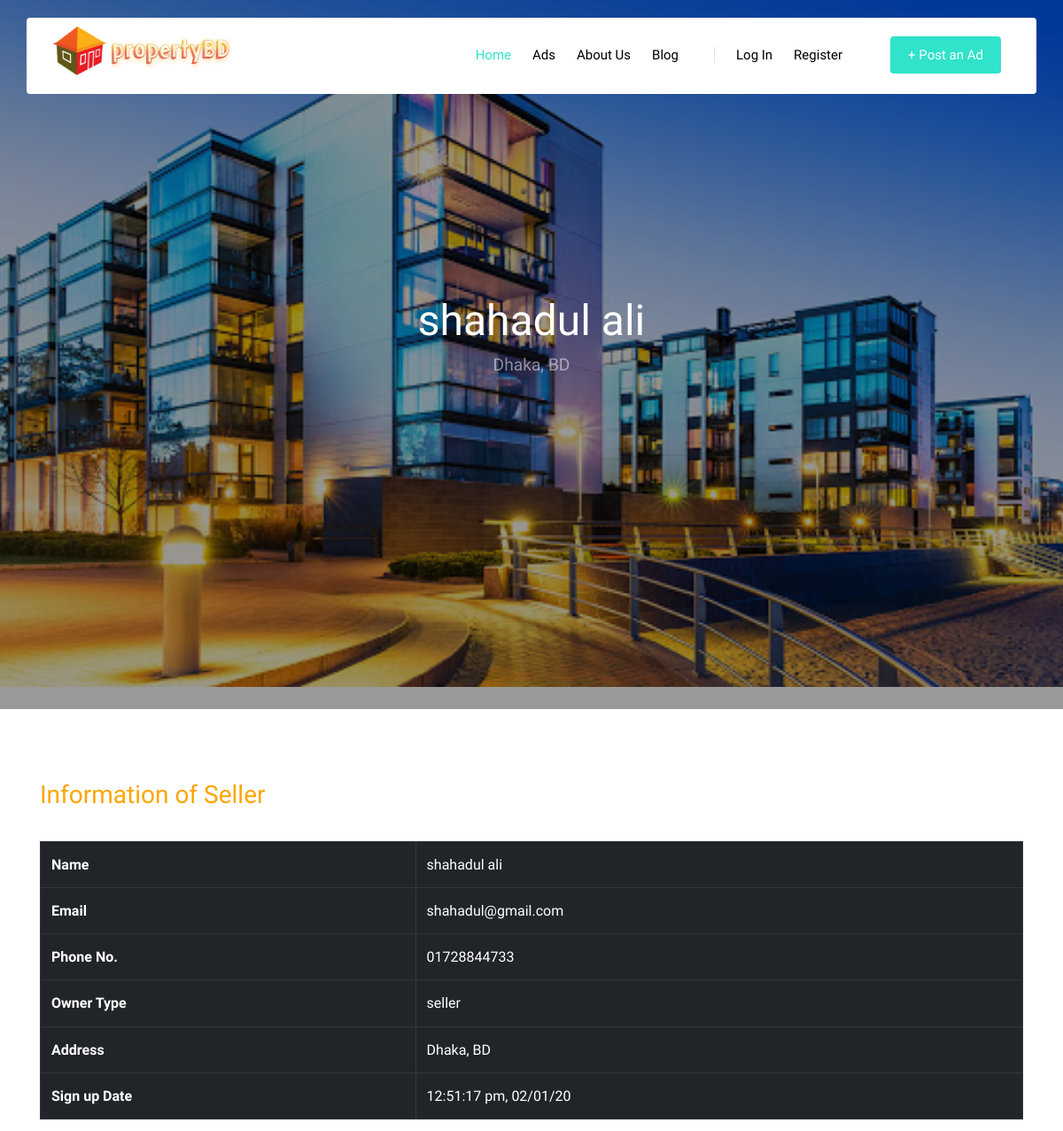
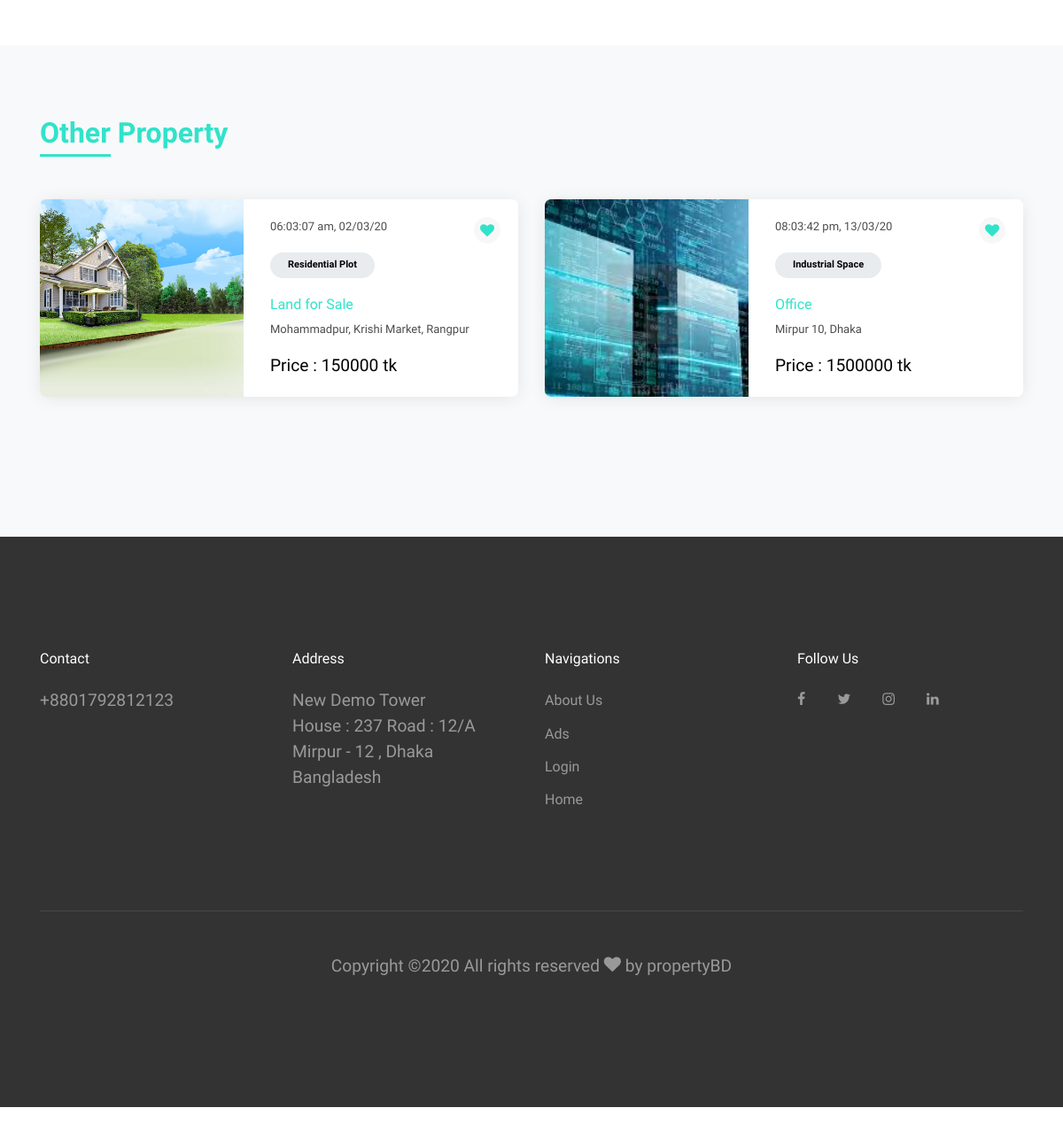
The app's page /seller_profile.php?c_id=1 with its own data (2 pictures, top to bottom).
### tables this page shows
CREATE TABLE `c1` (
  `id` int(11) NOT NULL,
  `firstname` text NOT NULL,
  `lastname` text NOT NULL,
  `email` text NOT NULL,
  `phone` text NOT NULL,
  `city` text NOT NULL,
  `type` text NOT NULL,
  `area` text NOT NULL,
  `password` text NOT NULL,
  `date` text NOT NULL,
  `time` text NOT NULL
);

CREATE TABLE `item` (
  `id` int(11) NOT NULL,
  `item_name` text NOT NULL,
  `item_details` text NOT NULL,
  `item_price` decimal(10,0) NOT NULL,
  `c1` text NOT NULL,
  `image1` text NOT NULL,
  `image2` text NOT NULL,
  `image3` text NOT NULL,
  `url` text NOT NULL,
  `date` text NOT NULL,
  `time` text NOT NULL,
  `main_category` text NOT NULL,
  `city` varchar(30) NOT NULL,
  `area` varchar(1000) NOT NULL
);

### seller_profile.php (the view, shortened to what this page needs)
<?php
include("dbConfig.php");
?>
<!DOCTYPE html>
<html lang="en">
  <head>
    <link rel="stylesheet" href="css2/fonts/icomoon/style.css">
    <link rel="stylesheet" href="css/css2/css/bootstrap.min.css">
    <link rel="stylesheet" href="css/css2/css/magnific-popup.css">
    <link rel="stylesheet" href="css/css2/css/jquery-ui.css">
    <link rel="stylesheet" href="css/css2/css/owl.carousel.min.css">
    <link rel="stylesheet" href="css/css2/css/owl.theme.default.min.css">
    <link rel="stylesheet" href="css/css2/css/bootstrap-datepicker.css">
    <link rel="stylesheet" href="css/css2/fonts/flaticon/font/flaticon.css">
    <link rel="stylesheet" href="css/css2/css/aos.css">
    <link rel="stylesheet" href="css/css2/css/rangeslider.css">
    <link rel="stylesheet" href="css/css2/css/style.css">
  </head>
  <body>
   <?php  include('header.php');
      $get_c_id = $_GET['c_id'];
    $sl = mysqli_query($con,"SELECT *FROM c1 WHERE id='$get_c_id' ");
    $row = mysqli_fetch_array($sl);
    ?>
  <div class="site-wrap">
    <div class="site-blocks-cover overlay" style="background-image: url(images/house.jpg);" data-aos="fade" data-stellar-background-ratio="0.5">
      <div class="container">
        <div class="row align-items-center justify-content-center text-center">
          <div class="col-md-12">
            <div class="row justify-content-center mb-4">
              <div class="col-md-8 text-center">
                <h1 class="" data-aos="fade-up"><?php echo ($row['firstname']." ". $row['lastname']); ?></h1>
                <p data-aos="fade-up" data-aos-delay="100"><?php echo ($row['area'].", ".$row['city']); ?></p>
              </div>
            </div>
          </div>
        </div>
      </div>
    <div class="site-section">
      <div class="container">
        <div class="row">
          <div class="col-lg-12">
            <table class="table table-bordered table-dark">
               <thead>
    <h3 style="color: orange">Information of Seller</h3></br>
   </thead>
              <tbody>
                <tr>
                  <th>Name </th>
                  <td><?php echo ($row['firstname']." ". $row['lastname']);?></td>
                </tr>
                <tr>
                  <th>Email </th>
                  <td><?php echo ($row['email']);?></td>
                </tr>
                 <tr>
                  <th>Phone No. </th>
                  <td><?php echo ($row['phone']);?></td>
                </tr>
                 <tr>
                  <th>Owner Type </th>
                  <td><?php echo ($row['type']);?></td>
                </tr>
                 <tr>
                  <th>Address </th>
                  <td><?php echo ($row['area'].", ".$row['city']);?></td>
                </tr>
                <tr>
                  <th>Sign up Date </th>
                  <td><?php echo ($row['time'].", ".$row['date']);?></td>
                </tr>
              </tbody>
            </table>
          </div>
          <div class="col-lg-6 ml-auto">
        </div>
      </div>
    </div>
    <div class="site-section bg-light">
      <div class="container">
        <div class="row mb-5">
          <div class="col-md-7 text-left border-primary">
            <h2 class="font-weight-light text-primary">Other Property</h2>
          </div>
        </div>
        <div class="row mb-5">
        <?php
          $today= mysqli_query($con,"SELECT * FROM `item` where c1='$get_c_id' ");
        while($r1 = mysqli_fetch_array($today)){
?>
             <div class="col-lg-6">
            <div class="d-block d-md-flex listing">
              <a href="single.php?item_id=<?php echo htmlentities($r1['id']); ?>" class="img d-block" style="background-image: url('dashboard/<?php echo htmlentities($r1['image1']); ?>')"></a>
              <div class="lh-content">
                  <address><?php echo htmlentities($r1['time'].", ".$r1['date']);?></address>
                <span class="category"><?php echo htmlentities($r1['main_category']);?></span>
                <a href="#" class="bookmark"><span class="icon-heart"></span></a>
                <h3><a href="single.php?item_id=<?php echo htmlentities($r1['id']); ?>"><?php echo htmlentities($r1['item_name']);?></a></h3>
                <address><?php echo htmlentities($r1['area'].", ".$r1['city']);?></address>
                <p class="mb-0" style="color: black"> Price : <?php echo htmlentities($r1['item_price']);?> tk
                </p>
              </div>
            </div>
          </div>
<?php }?>
          </div>
        </div>
      </div>
   <?php include('footer.php'); ?>
  </div>
  </body>
</html>

### css/css2/css/style.css (style rules this page uses)
body { line-height: 1.7; color: #4d4d4d; font-weight: 400; font-size: 1rem; }
a { -webkit-transition: .3s all ease; -o-transition: .3s all ease; transition: .3s all ease; }
h1, h2, h3, h4, h5, .h1, .h2, .h3, .h4, .h5 { font-family: "Nanum Gothic", -apple-system, BlinkMacSystemFont, "Segoe UI", Roboto, "Helvetica Neue", Arial, sans-serif, "Apple Color Emoji", "Segoe UI Emoji", "Segoe UI Symbol", "Noto Color Emoji"; }
.site-wrap:before { -webkit-transition: .3s all ease-in-out; -o-transition: .3s all ease-in-out; transition: .3s all ease-in-out; background: rgba(0, 0, 0, 0.6); content: ""; position: absolute; z-index: 2000; top: 0; left: 0; right: 0; bottom: 0; opacity: 0; visibility: hidden; }
.site-section { padding: 2.5em 0; }
@media (min-width: 768px) { .site-section { padding: 5em 0; } }
.site-blocks-cover { background-size: cover; background-repeat: no-repeat; background-position: top; background-position: center center; }
.site-blocks-cover.overlay { position: relative; }
.site-blocks-cover.overlay:before { position: absolute; content: ""; left: 0; bottom: 0; right: 0; top: 0; background: rgba(0, 0, 0, 0.4); }
.site-blocks-cover, .site-blocks-cover > .container > .row { min-height: 600px; height: calc(100vh); }
.site-blocks-cover h1 { font-size: 3rem; font-weight: 400; color: #fff; }
.site-blocks-cover p { color: rgba(255, 255, 255, 0.5); font-size: 1.2rem; line-height: 1.5; }
.bg-light { background: #ccc; }
.border-primary { position: relative; }
.border-primary h2 { font-weight: 700 !important; }
.border-primary:after { position: absolute; content: ""; bottom: 0; width: 80px; height: 3px; background: #30e3ca; }
.border-primary.text-left:after { -webkit-transform: translateX(0%); -ms-transform: translateX(0%); transform: translateX(0%); }
.listing { -webkit-box-shadow: 0 2px 20px -2px rgba(0, 0, 0, 0.1); box-shadow: 0 2px 20px -2px rgba(0, 0, 0, 0.1); margin-bottom: 30px; border-radius: 7px; position: relative; background: #fff; }
@media (min-width: 992px) { .listing { border-top-right-radius: 7px; border-bottom-right-radius: 7px; } }
.listing .img { background-size: cover; background-position: center; background-repeat: no-repeat; position: relative; margin-right: 10px; border-top-left-radius: 7px; border-bottom-left-radius: 7px; -webkit-box-flex: 0; -ms-flex: 0 0 230px; flex: 0 0 230px; }
.listing .category { font-size: 11px; display: inline-block; padding: 5px 20px; background: #e9ecef; border-radius: 30px; margin-bottom: 20px; color: #000; font-weight: bold; }
.listing .lh-content { padding: 20px; position: relative; width: 100%; }
.listing .lh-content .bookmark { position: absolute; right: 20px; top: 20px; width: 30px; height: 30px; border-radius: 50%; display: inline-block; background: rgba(0, 0, 0, 0.03); -webkit-transition: .3s all ease; -o-transition: .3s all ease; transition: .3s all ease; font-size: 16px; }
.listing .lh-content .bookmark span { position: absolute; left: 50%; top: 50%; -webkit-transform: translate(-50%, -50%); -ms-transform: translate(-50%, -50%); transform: translate(-50%, -50%); }
.listing address, .listing .review { font-size: 13px; }
.listing h3 { font-size: 16px !important; }

### records on screen
c1: firstname "shahadul", lastname "ali", area "Dhaka", city "BD", email "shahadul@gmail.com", phone "01728844733", type "seller", time "12:51:17 pm", date "02/01/20"
item: image1 (picture), time+date "06:03:07 am, 02/03/20", main_category "Residential Plot", item_name "Land for Sale", area+city "Mohammadpur, Krishi Market, Rangpur", item_price "150000"
item: image1 (picture), time+date "08:03:42 pm, 13/03/20", main_category "Industrial Space", item_name "Office", area+city "Mirpur 10, Dhaka", item_price "1500000"
